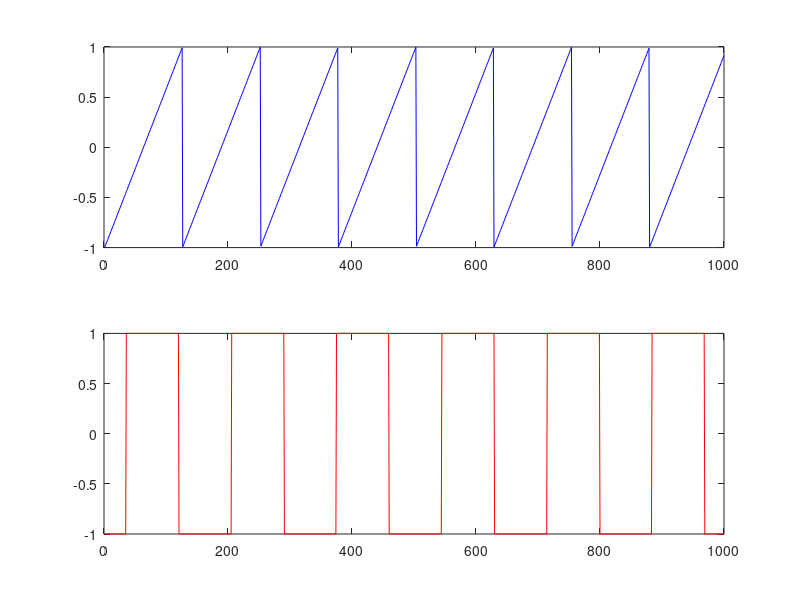
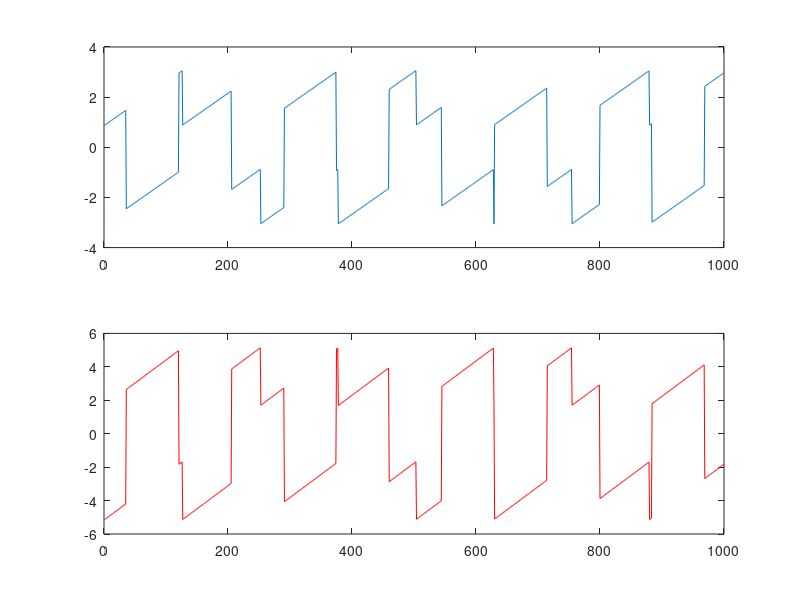

Recreate these plots in MATLAB, in order. (Note: this script raises an error after producing the figures.)
clear;
close all;

A = sawtooth(linspace(0,50, 1000));
B = square(linspace(0,37, 1000)+5);
figure; 
subplot(2,1,1); plot(A, 'b');
subplot(2,1,2); plot(B, 'r');


Mixed1 = 1.09 * A - 1.97 * B;
Mixed2 = 1.73 * A + 3.41 * B;
figure;
subplot(2,1,1); plot(Mixed1);
subplot(2,1,2); plot(Mixed2, 'r');

figure;
C = rev_fastica([Mixed1;Mixed2]);
subplot(1,3,1); plot(A, 'b');
subplot(1,3,2); plot(B, 'r');
subplot(1,3,3); plot(C, 'g');